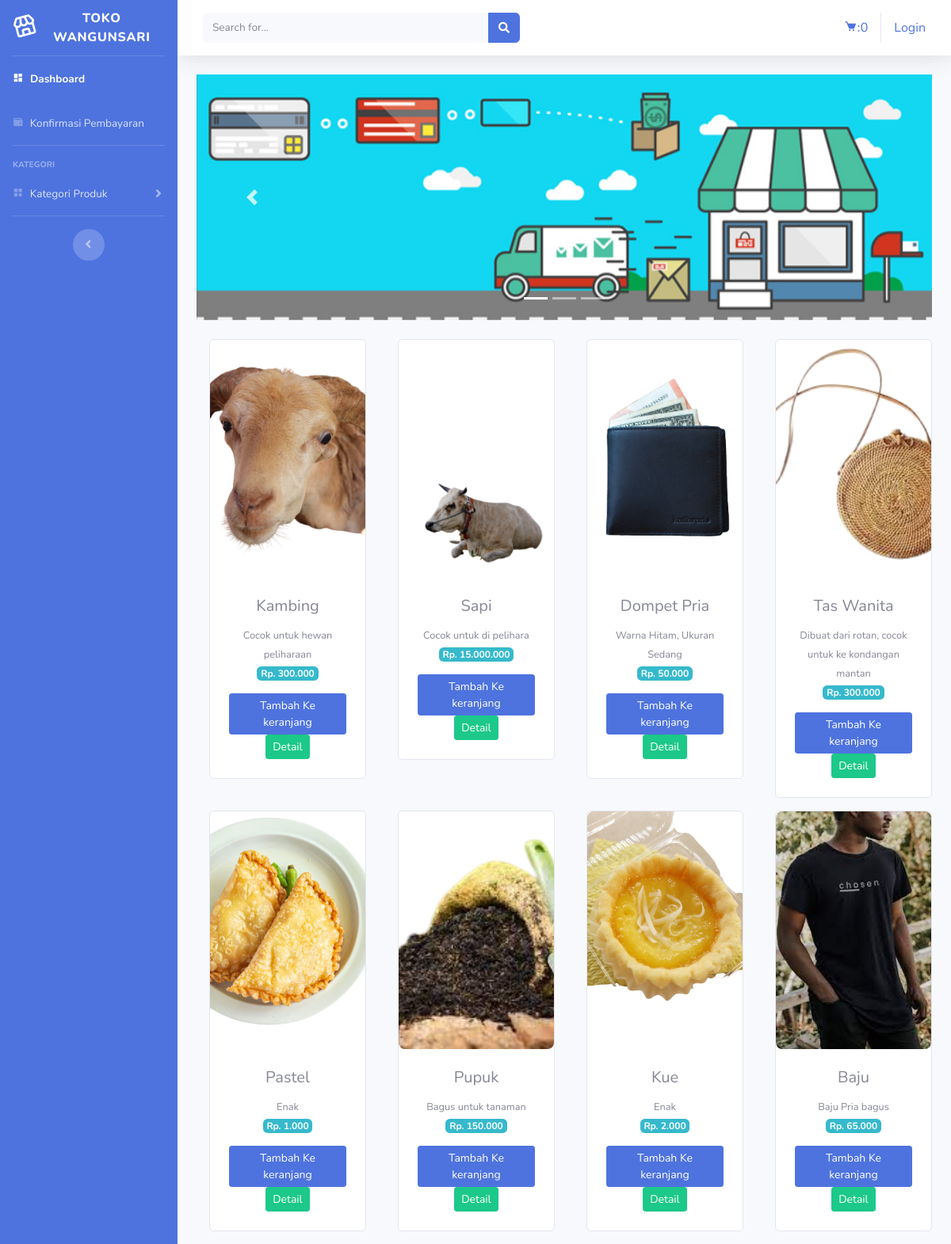
The page / on the database its author committed.
### tables this page shows
CREATE TABLE `tb_produk` (
  `id_brg` int(11) NOT NULL,
  `kategori_id` int(11) NOT NULL,
  `nama_brg` varchar(120) NOT NULL,
  `keterangan` text NOT NULL,
  `kategori` varchar(70) NOT NULL,
  `harga` int(11) NOT NULL,
  `stok` int(5) NOT NULL,
  `gambar` text NOT NULL
);

### application/controllers/Welcome.php (called while the page is built, shortened)
<?php
class Welcome extends CI_Controller
{
	public function index()
	{
		$data['produk'] = $this->model_produk->tampil_data()->result();
		$this->load->view('admin/template/header');
		$this->load->view('admin/template/sidebar');
		$this->load->view('admin/dasboard', $data);
		$this->load->view('admin/template/footer');
	}
}

### index.php (called while the page is built, shortened)
<?php
require_once BASEPATH.'core/CodeIgniter.php';

### application/models/model_produk.php (called while the page is built, shortened)
<?php
class Model_produk extends CI_Model
{
    public function tampil_data()
    {
        return $this->db->get('tb_produk');
    }
}

### application/views/admin/dasboard.php (the view, shortened to what this page needs)
<div class="container-fluid">
    <div id="carouselExampleIndicators" class="carousel slide" data-ride="carousel">
        <ol class="carousel-indicators">
            <li data-target="#carouselExampleIndicators" data-slide-to="0" class="active"></li>
            <li data-target="#carouselExampleIndicators" data-slide-to="1"></li>
            <li data-target="#carouselExampleIndicators" data-slide-to="2"></li>
        </ol>
        <div class="carousel-inner">
            <div class="carousel-item active">
                <img src="<?= base_url('assets/img/slider1.jpg') ?>" class="d-block w-100" alt="...">
            </div>
        </div>
        <a class="carousel-control-prev" role="button" href="#carouselExampleIndicators" data-slide="prev">
        </a>
        <a class="carousel-control-prev" role="button" href="#carouselExampleIndicators" data-slide="prev">
            <span class="carousel-control-prev-icon" aria-hidden="true"></span>
        </a>
    </div>
    <div class="row text-center mt-4">
        <?php foreach ($produk as $pdk) : ?>
            <div class="col-lg-4 col-md-6 col-xl-3">
                <div class="card ml-3 mb-3 ">
                    <div class="card-body p-0">
                        <img src="<?= base_url() . '/upload/' . $pdk->gambar ?>" class="card-img-top" alt="..." style="height: 300px; object-fit: cover;    object-position: center; border-radius: 8px;">
                        <div class="p-4">
                            <h5 class="card-title"><?= $pdk->nama_brg ?></h5>
                            <small><?= $pdk->keterangan ?></small><br>
                            <span class="badge badge-info mb-3">Rp. <?= number_format($pdk->harga, 0, ',', '.')  ?></span><br>
                            <?= anchor('dasboard/tambah_keranjang/' . $pdk->id_brg, '<div class="btn btn-primary btn-sm">Tambah Ke keranjang</div>') ?>
                            <?= anchor('dasboard/detail_produk/' . $pdk->id_brg, '<div class="btn btn-success btn-sm">Detail</div>') ?>
                        </div>
                    </div>
                </div>
            </div>
        <?php endforeach; ?>
    </div>
</div>

### application/views/admin/template/header.php (shortened to what this page needs)
<!DOCTYPE html>
<html lang="en">
<head>
    <link href=" <?php echo base_url() ?>assets/vendor/fontawesome-free/css/all.min.css" rel="stylesheet" type="text/css">
    <link href='https://unpkg.com/boxicons@2.1.4/css/boxicons.min.css' rel='stylesheet'>
    <link href="<?php echo base_url() ?>assets/css/sb-admin-2.min.css" rel="stylesheet">
</head>

### application/views/admin/template/sidebar.php (shortened to what this page needs)
<body id="page-top">
    <div id="wrapper">
        <ul class="navbar-nav bg-primary sidebar sidebar-dark accordion" id="accordionSidebar">
            <a class="sidebar-brand d-flex align-items-center justify-content-center" href="<?= base_url('dasboard') ?>">
                <div class="sidebar-brand-icon rotate-n-15">
                    <i class='bx bx-store'></i>
                </div>
                <div class="sidebar-brand-text mx-3">TOKO WANGUNSARI</div>
            </a>
            <hr class="sidebar-divider my-0">
            <li class="nav-item active">
                <a class="nav-link" href="<?= base_url('dasboard') ?>">
                    <i class='bx bxs-dashboard'></i>
                    <span>Dashboard</span></a>
            </li>
            <li class="nav-item">
                <a class="nav-link" href="<?= base_url('Konfirmasi/proses_konfirmasi') ?>">
                    <i class='bx bxs-wallet'></i>
                    <span>Konfirmasi Pembayaran</span></a>
            </li>
            <hr class="sidebar-divider">
            <div class="sidebar-heading">
                Kategori
            </div>
            <li class="nav-item">
                <a class="nav-link collapsed" href="#" data-toggle="collapse" data-target="#collapseUtilities" aria-expanded="true" aria-controls="collapseUtilities">
                    <i class='bx bxs-category'></i>
                    <span>Kategori Produk</span>
                </a>
            </li>
            <hr class="sidebar-divider d-none d-md-block">
            <div class="text-center d-none d-md-inline">
                <button class="rounded-circle border-0" id="sidebarToggle"></button>
            </div>
        </ul>
        <div id="content-wrapper" class="d-flex flex-column">
            <div id="content">
                <nav class="navbar navbar-expand navbar-light bg-white topbar mb-4 static-top shadow">
                    <form class="d-none d-sm-inline-block form-inline mr-auto ml-md-3 my-2 my-md-0 mw-100 navbar-search">
                        <div class="input-group">
                            <input type="text" class="form-control bg-light border-0 small" placeholder="Search for..." aria-label="Search" aria-describedby="basic-addon2">
                            <div class="input-group-append">
                                <button class="btn btn-primary" type="button">
                                    <i class="fas fa-search fa-sm"></i>
                                </button>
                            </div>
                        </div>
                    </form>
                    <ul class="navbar-nav ml-auto">
                        <div class="navbar">
                            <ul class="nav navbar-nav navbar-right">
                                <li>
                                    <?php
                                    $keranjang = '<i class= "bx bxs-cart" >: </i>' . $this->cart->total_items() .  ''
                                    ?>
                                    <?= anchor('dasboard/detail_keranjang', $keranjang) ?>
                                </li>
                            </ul>
                            <ul class="nav navbar-nav navbar-right">
                                <?php if ($this->session->userdata('username')) {
                                ?>
                                    <li>Selamat Datang <?= $this->session->userdata('username') ?></li>
                                    <li class="ml-3"><?= anchor('auth/logout', 'Logout');  ?></li>
                                <?php  } else { ?>
                                    <li><?= anchor('auth/login', 'Login'); ?></li>
                                <?php }  ?>
                            </ul>
                        </div>
                    </ul>
                </nav>

### application/views/admin/template/footer.php (shortened to what this page needs)
</body>
</html>

### rows shown on the page
tb_produk: gambar (picture), nama_brg "Kambing", keterangan "Cocok untuk hewan peliharaan", harga "300.000", id_brg "Tambah Ke keranjang", id_brg "Detail"
tb_produk: gambar (picture), nama_brg "Sapi", keterangan "Cocok untuk di pelihara", harga "15.000.000", id_brg "Tambah Ke keranjang", id_brg "Detail"
tb_produk: gambar (picture), nama_brg "Dompet Pria", keterangan "Warna Hitam, Ukuran Sedang", harga "50.000", id_brg "Tambah Ke keranjang", id_brg "Detail"
tb_produk: gambar (picture), nama_brg "Tas Wanita", keterangan "Dibuat dari rotan, cocok untuk ke kondangan mantan", harga "300.000", id_brg "Tambah Ke keranjang", id_brg "Detail"
tb_produk: gambar (picture), nama_brg "Pastel", keterangan "Enak", harga "1.000", id_brg "Tambah Ke keranjang", id_brg "Detail"
tb_produk: gambar (picture), nama_brg "Pupuk", keterangan "Bagus untuk tanaman", harga "150.000", id_brg "Tambah Ke keranjang", id_brg "Detail"
tb_produk: gambar (picture), nama_brg "Kue", keterangan "Enak", harga "2.000", id_brg "Tambah Ke keranjang", id_brg "Detail"
tb_produk: gambar (picture), nama_brg "Baju", keterangan "Baju Pria bagus", harga "65.000", id_brg "Tambah Ke keranjang", id_brg "Detail"

### other values the page prints
$this->cart->total_items() "0"
anchor('auth/login', 'Login') "Login"
